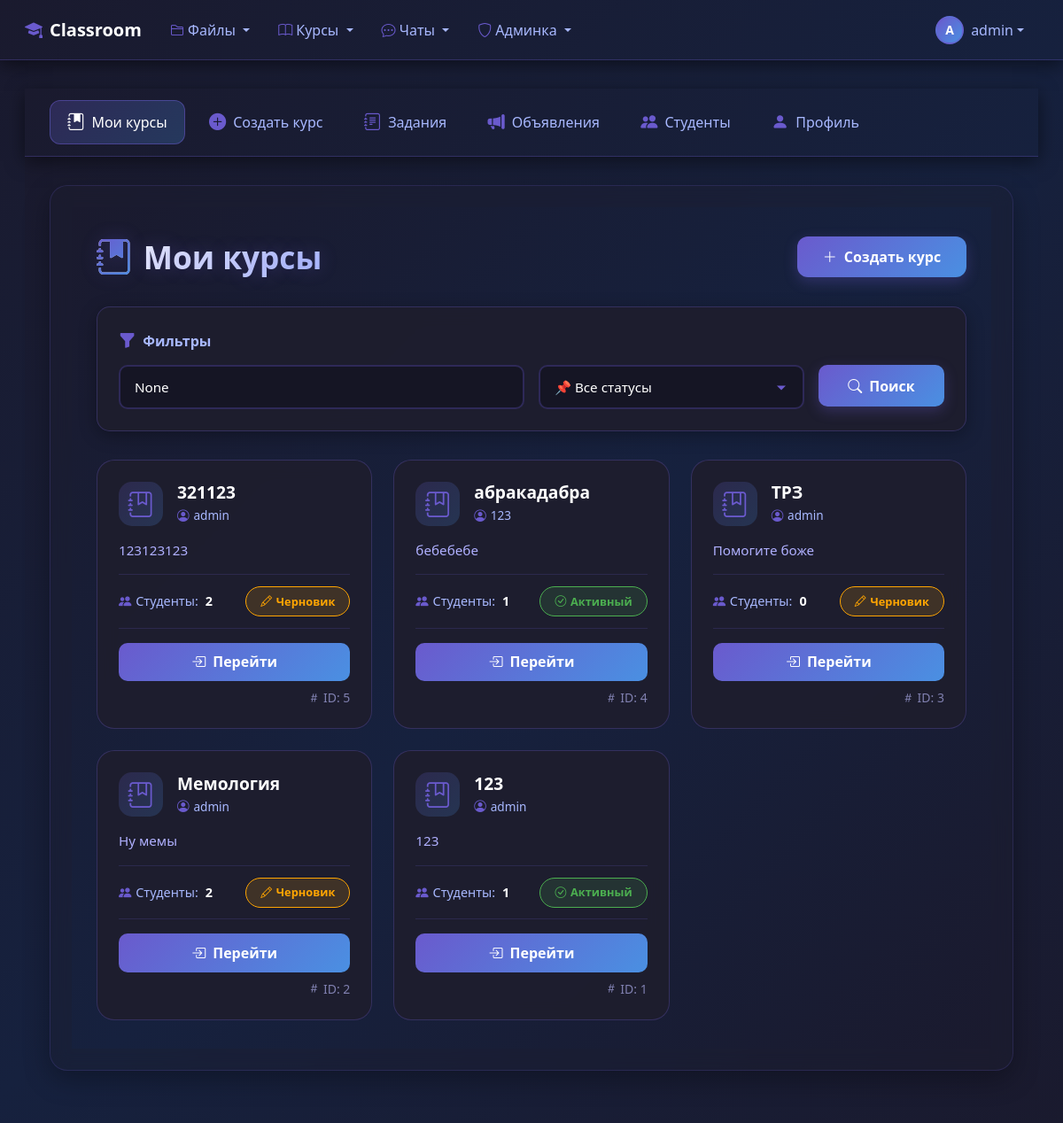
The app's page / (signed in) with its own data.
### classroom_core/models.py (models this page shows, shortened)
class Course(models.Model):
    STATUS_CHOICES = [
       ('draft', 'Черновик'),
       ('active', 'Активный'),
       ('archived', 'Архивирован'),
       ('completed', 'Завершен'),
    ]
    title = models.CharField(max_length=255)
    description = models.TextField()
    short_description = models.CharField(max_length=200, blank=True)
    code = models.CharField(max_length=20, unique=True, blank=True)
    instructor = models.ForeignKey(
        User,
        on_delete=models.CASCADE,
        related_name='courses_created'
    )
    teaching_assistants = models.ManyToManyField(
        User,
        blank=True,
        related_name='courses_assisting'
    )
    students = models.ManyToManyField(
        User,
        blank=True,
        related_name='courses_enrolled'
    )
    student_groups = models.ManyToManyField(
        StudentGroup,
        blank=True,
        related_name='courses_enrolled',
        help_text='Группы студентов, зачисленные на курс'
    )
    status = models.CharField(
        max_length=20,
        choices=STATUS_CHOICES,
        default='draft'
    )
    start_date = models.DateTimeField(null=True, blank=True)
    end_date = models.DateTimeField(null=True, blank=True)
    created_at = models.DateTimeField(auto_now_add=True)
    updated_at = models.DateTimeField(auto_now=True)
    cover_image = models.ImageField(
        upload_to='course_covers/',
        null=True,
        blank=True
    )
    color = models.CharField(max_length=7, default='#3498db')
    is_public = models.BooleanField(default=False)
    allow_self_enrollment = models.BooleanField(default=True)
    max_students = models.IntegerField(null=True, blank=True)
    class Meta:
        ordering = ['-created_at']
        verbose_name = 'Курс'
        verbose_name_plural = 'Курсы'
    def get_student_count(self):
        return self.students.count()

### classroom_core/views.py (the view)
# urls.py: path('', views.course_list, name='course_list'),
@login_required
def course_list(request ):
    user_profile =request.user.profile
    if user_profile.is_teacher()or user_profile.is_staff()or request.user.is_superuser :
        courses =Course.objects.all()
    else :
        courses =Course.objects.filter(
        Q(instructor =request.user )|
        Q(teaching_assistants =request.user )|
        Q(students =request.user )
        ).distinct()
    status =request.GET.get('status')
    if status :
        courses =courses.filter(status =status )
    query =request.GET.get('query')
    if query :
        courses =courses.filter(
        Q(title__icontains =query )|
        Q(description__icontains =query )|
        Q(code__icontains =query )
        )
    sort_by =request.GET.get('sort','-created_at')
    courses =courses.order_by(sort_by )
    paginator =Paginator(courses ,12 )
    page_number =request.GET.get('page')
    page_obj =paginator.get_page(page_number )
    context ={
    'page_obj':page_obj ,
    'status':status ,
    'query':query ,
    'sort_by':sort_by ,
    }
    return render(request ,'classroom_core/course_list.html',context )

### classroom_core/models.py (called while the page is built)
    def is_teacher(self):
        return self.role == 'teacher'

    def is_staff(self):
        return self.role == 'staff'

### templates/classroom_core/course_list.html (shortened to what this page needs)
{% extends "classroom_core/base_courses.html" %}
{% block courses_content %}
<div class="dark-theme-courses">
    <div class="container">
        <div class="page-header">
            <h1 class="page-title">
                <i class="bi bi-journal-bookmark-fill"></i>
                Мои курсы
            </h1>
            {% if user.profile.is_teacher or user.profile.is_staff or user.is_superuser %}
            <a href="{% url 'classroom_core:course_create' %}" class="btn-create">
                <i class="bi bi-plus-lg"></i>
                Создать курс
            </a>
            {% endif %}
        </div>
        <div class="filters-section">
            <div class="filter-label">
                <i class="bi bi-funnel-fill"></i>
                Фильтры
            </div>
            <form method="get" class="row g-3">
                <div class="col-md-6">
                    <input type="text"
                           name="query"
                           value="{{ query }}"
                           class="custom-input"
                           placeholder="🔍 Поиск по названию или описанию...">
                </div>
                <div class="col-md-4">
                    <select name="status" class="custom-select">
                        <option value="">📌 Все статусы</option>
                    </select>
                </div>
                <div class="col-md-2">
                    <button type="submit" class="btn-filter">
                        <i class="bi bi-search"></i>
                        Поиск
                    </button>
                </div>
            </form>
        </div>
        <div class="row g-4">
            {% for course in page_obj %}
            <div class="col-md-6 col-lg-4">
                <div class="course-card" data-index="{{ forloop.counter }}">
                    <div class="card-body-custom">
                        <div class="d-flex align-items-center mb-3">
                            <div class="course-icon me-3">
                                <i class="bi bi-journal-bookmark"></i>
                            </div>
                            <div>
                                <h5 class="course-title">{{ course.title }}</h5>
                                <div class="instructor-info">
                                    <i class="bi bi-person-circle"></i>
                                    {{ course.instructor.username }}
                                </div>
                            </div>
                        </div>
                        <p class="course-description">{{ course.short_description|default:course.description|truncatechars:100 }}</p>
                        <div class="stats-row">
                            <div class="stat">
                                <i class="bi bi-people-fill"></i>
                                Студенты: <strong>{{ course.get_student_count }}</strong>
                            </div>
                            <div>
                                <span class="status-badge
                                    {% if course.status == 'draft' %}badge-draft
                                    {% elif course.status == 'active' %}badge-active
                                    {% elif course.status == 'archived' %}badge-archived
                                    {% elif course.status == 'completed' %}badge-completed
                                    {% endif %}">
                                    <i class="bi
                                        {% if course.status == 'draft' %}bi-pencil
                                        {% elif course.status == 'active' %}bi-check-circle
                                        {% elif course.status == 'archived' %}bi-archive
                                        {% elif course.status == 'completed' %}bi-trophy
                                        {% endif %}">
                                    </i>
                                    {{ course.get_status_display }}
                                </span>
                            </div>
                        </div>
                        <div class="button-group">
                            <a href="{% url 'classroom_core:course_detail' course.id %}" class="btn-primary-course">
                                <i class="bi bi-box-arrow-in-right"></i>
                                Перейти
                            </a>
                        </div>
                        <div class="mt-2 text-end small" style="color: #8080b0;">
                            <i class="bi bi-hash"></i> ID: {{ course.id }}
                        </div>
                    </div>
                </div>
            </div>
            {% endfor %}
        </div>
    </div>
</div>
{% endblock %}

### templates/base.html (shortened to what this page needs)
<!DOCTYPE html>
<html lang="ru">
<head>
    <link href="https://cdn.jsdelivr.net/npm/bootstrap@5.3.0/dist/css/bootstrap.min.css" rel="stylesheet">
    <link rel="stylesheet" href="https://cdn.jsdelivr.net/npm/bootstrap-icons@1.10.0/font/bootstrap-icons.css">
</head>
<body>
    <nav class="navbar navbar-expand-lg dark-navbar">
        <div class="container-fluid">
            <a class="navbar-brand d-flex align-items-center" href="{% url 'classroom_core:course_list' %}">
                <i class="bi bi-mortarboard-fill me-2"></i>
                Classroom
            </a>
            <div class="collapse navbar-collapse" id="navbarNav">
                <ul class="navbar-nav me-auto">
                    <li class="nav-item dropdown">
                        <a class="nav-link dropdown-toggle" href="#" role="button" data-bs-toggle="dropdown">
                            <i class="bi bi-folder2"></i> Файлы
                        </a>
                    </li>
                    <li class="nav-item dropdown">
                        <a class="nav-link dropdown-toggle" href="#" role="button" data-bs-toggle="dropdown">
                            <i class="bi bi-book"></i> Курсы
                        </a>
                    </li>
                    <li class="nav-item dropdown">
                        <a class="nav-link dropdown-toggle" href="#" role="button" data-bs-toggle="dropdown">
                            <i class="bi bi-chat-dots"></i> Чаты
                        </a>
                    </li>
                    {% if user.is_authenticated and user.is_staff or user.is_superuser %}
                    <li class="nav-item dropdown">
                        <a class="nav-link dropdown-toggle" href="#" role="button" data-bs-toggle="dropdown">
                            <i class="bi bi-shield"></i> Админка
                        </a>
                    </li>
                    {% endif %}
                </ul>
                <div class="d-flex align-items-center">
                    {% if user.is_authenticated %}
                    <div class="dropdown">
                        <a class="nav-link dropdown-toggle d-flex align-items-center" href="#" role="button" data-bs-toggle="dropdown">
                            <div class="user-avatar rounded-circle d-flex align-items-center justify-content-center" style="width: 32px; height: 32px; font-size: 0.875rem;">
                                {{ user.username|slice:":1"|upper }}
                            </div>
                            <span class="ms-2 d-none d-md-inline username-text">{{ user.username }}</span>
                        </a>
                    </div>
                    {% else %}
                    <a class="nav-link" href="{% url 'classroom_core:login' %}">
                        <i class="bi bi-box-arrow-in-right me-1"></i> Войти
                    </a>
                    {% endif %}
                </div>
            </div>
        </div>
    </nav>
    <div class="main-content">
        <div class="container-fluid">
            {% block content %}{% endblock %}
        </div>
    </div>
</body>
</html>

### templates/base.html (style rules this page uses)
body { background: linear-gradient(135deg, #1a1a2e 0%, #16213e 50%, #1a1a2e 100%); min-height: 100vh; }
.dark-navbar { background: linear-gradient(135deg, #1a1a2e 0%, #16213e 100%); border-bottom: 1px solid rgba(106, 90, 205, 0.3); box-shadow: 0 5px 20px rgba(0, 0, 0, 0.5); padding: 0.5rem 1rem; }
.dark-navbar .navbar-brand { color: #fff !important; font-weight: 600; transition: color 0.2s ease; }
.dark-navbar .navbar-brand i { color: #6a5acd; }
.dark-navbar .nav-link { color: #a8b8ff !important; font-weight: 500; padding: 0.6rem 1rem !important; border-radius: 8px; transition: all 0.2s ease; }
.dark-navbar .nav-link i { color: #6a5acd; }
.user-avatar { background: linear-gradient(135deg, #6a5acd, #4a90e2) !important; color: white !important; font-weight: 600; border: 2px solid rgba(106, 90, 205, 0.5); transition: all 0.2s ease; }
.username-text { color: #a8b8ff; font-weight: 500; transition: color 0.2s ease; }
.main-content { background: transparent; padding: 2rem 1rem; }

### records on screen
Course: title "321123", instructor.username "admin", short_description "123123123", get_student_count "2", status "Черновик", id "5"
Course: title "абракадабра", instructor.username "123", short_description "бебебебе", get_student_count "1", status "Активный", id "4"
Course: title "ТРЗ", instructor.username "admin", short_description "Помогите боже", get_student_count "0", status "Черновик", id "3"
Course: title "Мемология", instructor.username "admin", short_description "Ну мемы", get_student_count "2", status "Черновик", id "2"
Course: title "123", instructor.username "admin", short_description "123", get_student_count "1", status "Активный", id "1"

### other values on screen
{{ user.username|slice:":1"|upper }} "A"
{{ user.username }} "admin"
